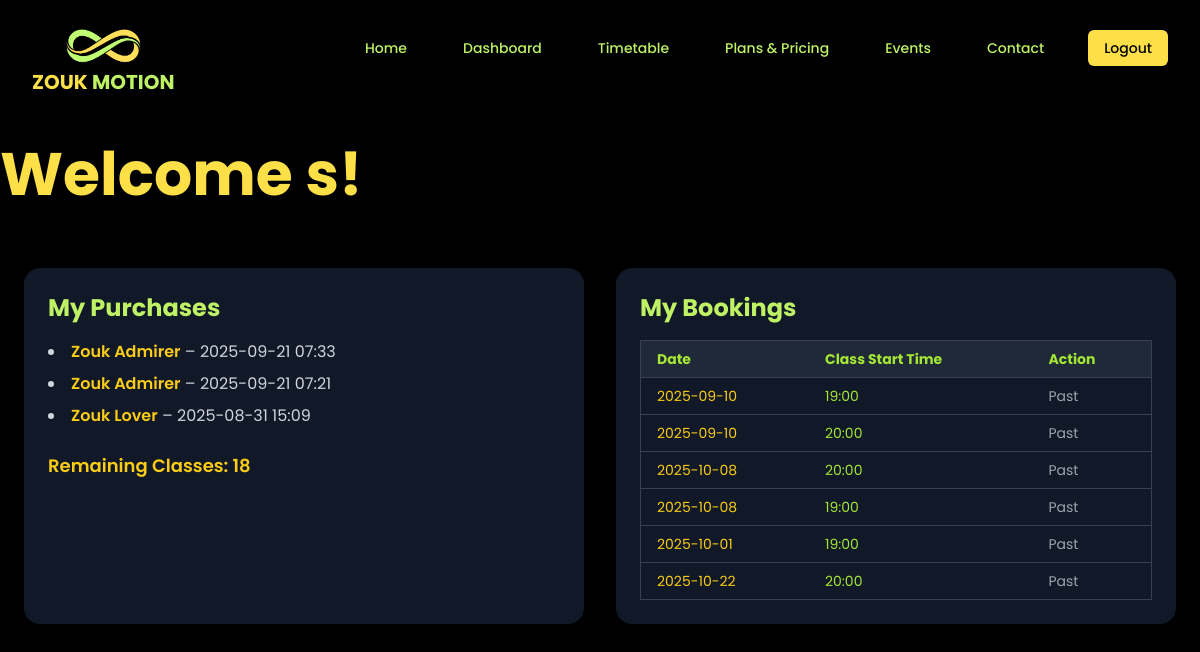
/dashboard (signed in), run on an earlier commit of the app's database.
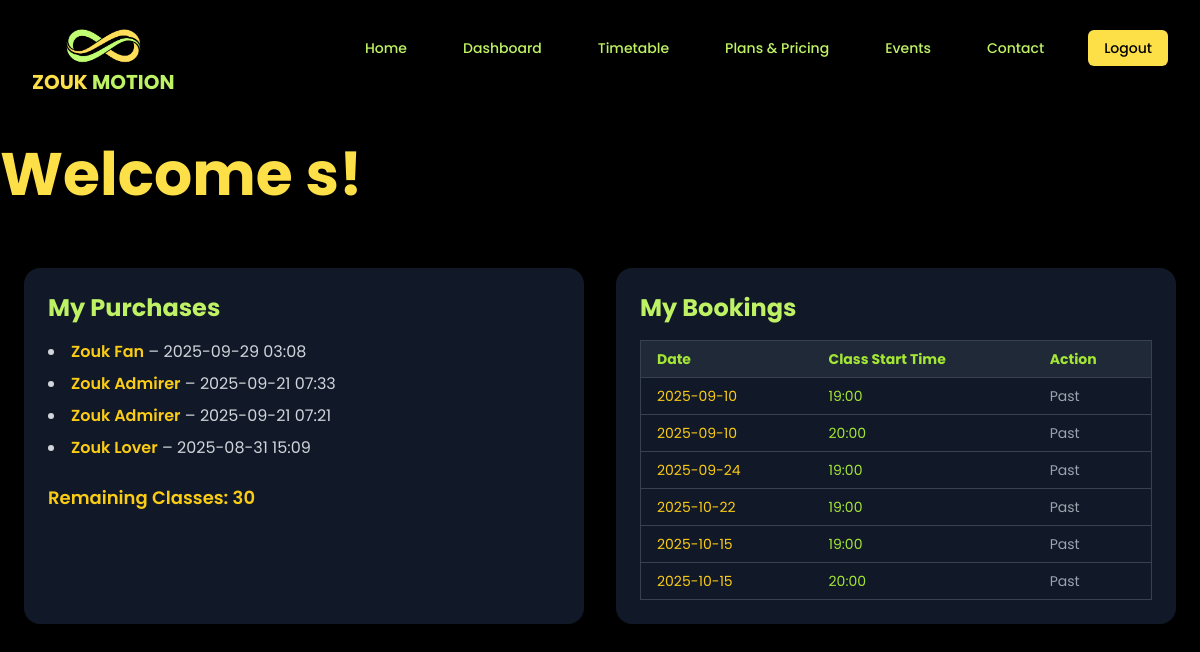
And on a later commit of the database.
### app.py (models this page shows)
class Purchase(db.Model):
    id = db.Column(db.Integer, primary_key=True)
    user_id = db.Column(db.Integer, db.ForeignKey('user.id'), nullable=False)
    plan_name = db.Column(db.String(100), nullable=False)
    timestamp = db.Column(db.DateTime, default=datetime.utcnow)
    user = db.relationship('User', backref=db.backref('purchases', lazy=True))

class User(db.Model):
    id = db.Column(db.Integer, primary_key=True)
    name = db.Column(db.String(150))
    email = db.Column(db.String(150), unique=True, nullable=False)
    password = db.Column(db.String(200), nullable=False)
    remaining_classes = db.Column(db.Integer, default=0)

class Booking(db.Model):
    id = db.Column(db.Integer, primary_key=True)
    user_id = db.Column(db.Integer, db.ForeignKey('user.id'), nullable=False)
    date = db.Column(db.String(20), nullable=False)
    time = db.Column(db.String(10), nullable=False)
    user = db.relationship('User', backref=db.backref('bookings', lazy=True))

### app.py (the view)
@app.route('/dashboard')
def dashboard():
    if 'username' not in session:
        flash('Please log in first.')
        return redirect(url_for('login'))
    admin_email = "debo_da_zouker"
    is_admin = (session.get('username') == admin_email)
    bookings = []
    user = User.query.get(session["user_id"])
    for b in user.bookings:
        class_datetime = datetime.strptime(f"{b.date} {b.time}", "%Y-%m-%d %H:%M")
        bookings.append({
            "date": b.date,
            "time": b.time,
            "class_datetime": class_datetime
        })
    now = datetime.now()
    if is_admin:
        users = User.query.order_by(User.id).all()
        return render_template('dashboard.html', username=session['username'], users=users, is_admin=True)
    else:
        user = User.query.get(session['user_id'])
        purchases = Purchase.query.filter_by(user_id=session['user_id']).order_by(Purchase.timestamp.desc()).all()
        return render_template('dashboard.html', username=session['username'], purchases=purchases, is_admin=False, user = user, bookings=bookings, now=now)

### templates/dashboard.html (shortened to what this page needs)
<!DOCTYPE html>
<html lang="en">
<head>
    <script src="https://cdn.tailwindcss.com"></script>
    <link href="https://unpkg.com/aos@2.3.1/dist/aos.css" rel="stylesheet">
</head>
<body class="text-gray-800">
    <nav class="bg-black shadow-lg sticky top-0 z-50">
        <div class="max-w-7xl mx-auto px-4 sm:px-6 lg:px-8">
            <div class="flex justify-between h-26">
                <div class="flex items-center">
                    <div class="flex flex-col items-center mt-6">
                        <img class="h-12 w-auto" src="{{ url_for('static', filename='logo.png') }}" alt="Zouk Motion Logo">
                        <span class="-mt-1 text-xl font-bold text-center">
                            <span class="text-yellow-300">ZOUK</span>
                            <span class="text-lime-300">MOTION</span>
                        </span>
                    </div>
                </div>
                <div class="hidden md:flex items-center space-x-8">
                    <a href="{{ url_for('home') }}" class="nav-link px-3 py-2 text-sm font-medium text-lime-300 hover:text-yellow-300">Home</a>
                    <a href="{{ url_for('dashboard') }}" class="nav-link px-3 py-2 text-sm font-medium text-lime-300 hover:text-yellow-300">Dashboard</a>
                    <a href="{{ url_for('timetable') }}" class="nav-link px-3 py-2 text-sm font-medium text-lime-300 hover:text-yellow-300">Timetable</a>
                    <a href="{{ url_for('pricing') }}" class="nav-link px-3 py-2 text-sm font-medium text-lime-300 hover:text-yellow-300">Plans & Pricing</a>
                    <a href="{{ url_for('home') }}#upcoming-events" class="nav-link px-3 py-2 text-sm font-medium text-lime-300 hover:text-yellow-300">Events</a>
                    <a href="{{ url_for('home') }}#footer" class="nav-link px-3 py-2 text-sm font-medium text-lime-300 hover:text-yellow-300">Contact</a>
                    <a href="{{ url_for('logout') }}" class="px-4 py-2 text-sm font-medium text-black bg-yellow-300 rounded-md hover:bg-lime-300 transition duration-300">Logout</a>
                </div>
            </div>
        </div>
    </nav>
    <br><br>
    <h1 class="text-yellow-300 md:text-6xl font-bold mb-6">Welcome {{ username }}!</h1>
    {% if is_admin %}
        <h2 class="text-2xl font-semibold mb-4">All Users and Their Purchases</h2>
        <table class="w-full border border-gray-700 text-sm text-left mb-10">
            <thead class="bg-gray-800 text-lime-400">
                <tr>
                    <th class="px-4 py-2">User</th>
                    <th class="px-4 py-2">Email</th>
                    <th class="px-4 py-2">Current Package</th>
                    <th class="px-4 py-2">Class Credits</th>
                </tr>
            </thead>
            <tbody>
                {% for user in users %}
                <tr class="border-t border-gray-700">
                    <td class="px-4 py-2">
                        <form action="{{ url_for('delete_user', user_id=user.id) }}" method="POST" onsubmit="return confirm('Are you sure you want to delete this user and all their purchases?');">
                            <button type="submit" class="bg-red-600 hover:bg-red-700 text-white px-3 py-1 rounded-md">Delete {{ user.name }}</button>
                        </form>
                    </td>
                    <td class="px-4 py-2">{{ user.email }}</td>
                    <td class="px-4 py-2">
                        {% if user.purchases %}
                            <ul class="list-none">
                                {% for p in user.purchases %}
                                    <li class="mb-1">
                                        <form action="{{ url_for('delete_purchase', purchase_id=p.id) }}" method="POST" style="display:inline;" onsubmit="return confirm('Delete this purchase?');">
                                            <button type="submit" class="bg-red-500 hover:bg-red-600 text-white px-2 py-1 rounded-md">{{ p.plan_name }}</button>
                                        </form> - {{ p.timestamp.strftime('%Y-%m-%d') }}
                                    </li>
                                {% endfor %}
                            </ul>
                        {% else %}
                            No purchases
                        {% endif %}
                    </td>
                    <td class="px-4 py-2">
                        <form action="{{ url_for('update_class_credit', user_id=user.id) }}"
                            method="POST"
                            class="inline-flex items-center space-x-2"
                            onsubmit="return confirm('Update class credits for {{ user.name }}?');">
                            <div class="flex flex-col items-center">
                                <button type="submit" name="action" value="add"
                                        class="bg-green-600 hover:bg-green-700 text-white px-2 py-1 rounded-t-md w-10 flex justify-center items-center">
                                    ▲
                                </button>
                                <input type="number"
                                    name="remaining_classes"
                                    value="{{ user.remaining_classes }}"
                                    min="0"
                                    class="w-10 text-center border border-gray-600 bg-gray-800 text-white focus:ring-2 focus:ring-lime-300 focus:outline-none">
                                <button type="submit" name="action" value="remove"
                                        class="bg-red-600 hover:bg-red-700 text-white px-2 py-1 rounded-b-md w-10 flex justify-center items-center">
                                    ▼
                                </button>
                            </div>
                            <button type="submit" name="action" value="save"
                                    class="bg-lime-500 hover:bg-lime-600 text-black px-3 py-1 rounded-md font-semibold transition ml-2">
                                Save
                            </button>
                        </form>
                    </td>
                </tr>
                {% endfor %}
            </tbody>
        </table>
    {% else %}
        <div class="grid grid-cols-1 md:grid-cols-2 gap-8 px-6 py-10">
            <div class="bg-gray-900 p-6 rounded-2xl shadow-lg">
                <h2 class="text-2xl font-bold text-lime-300 mb-4">My Purchases</h2>
                {% if purchases %}
                    <ul class="list-disc list-inside space-y-2 text-gray-300">
                        {% for purchase in purchases %}
                        <li>
                            <span class="font-semibold text-yellow-400">{{ purchase.plan_name }}</span> – {{ purchase.timestamp.strftime('%Y-%m-%d %H:%M') }}
                        </li>
                        {% endfor %}
                    </ul>
                {% else %}
                    <p class="text-yellow-400">You have no purchases yet.</p>
                {% endif %}
                <h3 class="mt-6 text-lg font-semibold text-yellow-400">Remaining Classes: {{ user.remaining_classes }}</h3>
            </div>
<div class="bg-gray-900 p-6 rounded-2xl shadow-lg">
    <h2 class="text-2xl font-bold text-lime-300 mb-4">My Bookings</h2>
    {% if bookings %}
    <div class="overflow-x-auto">
        <table class="w-full border border-gray-700 text-sm text-left">
            <thead class="bg-gray-800 text-lime-400">
                <tr>
                    <th class="px-4 py-2">Date</th>
                    <th class="px-4 py-2">Class Start Time</th>
                    <th class="px-4 py-2">Action</th>
                </tr>
            </thead>
            <tbody>
                {% for b in bookings %}
                <tr class="border-t border-gray-700">
                    <td class="px-4 py-2 text-yellow-400">{{ b.date }}</td>
                    <td class="px-4 py-2 text-lime-400">{{ b.time }}</td>
                    <td class="px-4 py-2">
                        {% if b.class_datetime > now %}
                        <form method="POST" action="{{ url_for('cancel_class') }}">
                            <input type="hidden" name="date" value="{{ b.date }}">
                            <input type="hidden" name="time" value="{{ b.time }}">
                            <button type="submit" class="bg-red-600 hover:bg-red-700 text-white px-3 py-1 rounded-md text-sm">Cancel</button>
                        </form>
                        {% else %}
                        <span class="text-gray-400">Past</span>
                        {% endif %}
                    </td>
                </tr>
                {% endfor %}
            </tbody>
        </table>
    </div>
    {% else %}
        <p class="text-gray-400">You have no bookings yet.</p>
    {% endif %}
</div>
        </div>
    {% endif %}
</body>
</html>

### templates/dashboard.html (style rules this page uses)
body { font-family: 'Poppins', sans-serif; background-color: #000; line-height: 1.6; color: #e2e8f0; overflow-x: hidden; }
html { overflow-x: hidden; }
h1, h2, h3, h4, h5, h6 { line-height: 1.3; margin-bottom: 1rem; }
.text-lime-300 { color: #c1ff72; }

What changed in the data, as far as the page shows it:
removed Booking: date "2025-10-08", time "20:00"
removed Booking: date "2025-10-08", time "19:00"
removed Booking: date "2025-10-01", time "19:00"
removed Booking: date "2025-10-22", time "20:00"
added Purchase: plan_name "Zouk Fan", timestamp "2025-09-29 03:08"
changed User: remaining_classes "18" → "30"
added Booking: date "2025-09-24", time "19:00"
added Booking: date "2025-10-22", time "19:00"
added Booking: date "2025-10-15", time "19:00"
added Booking: date "2025-10-15", time "20:00"
